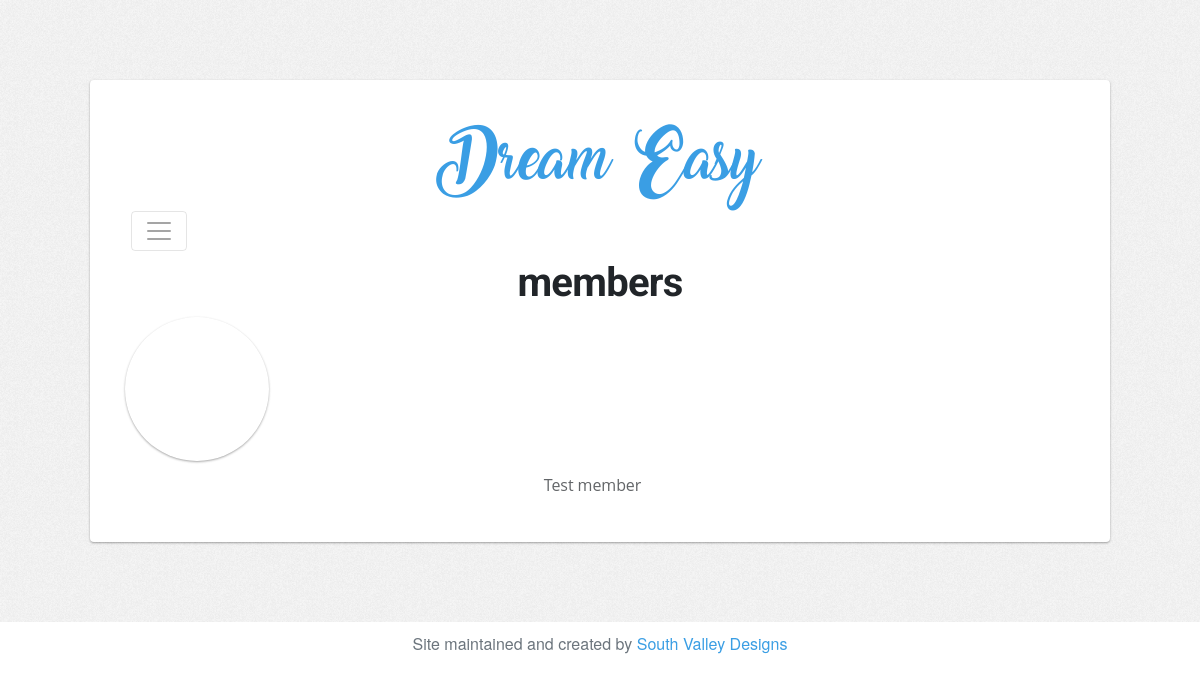
/members/, run on an earlier commit of the app's database.
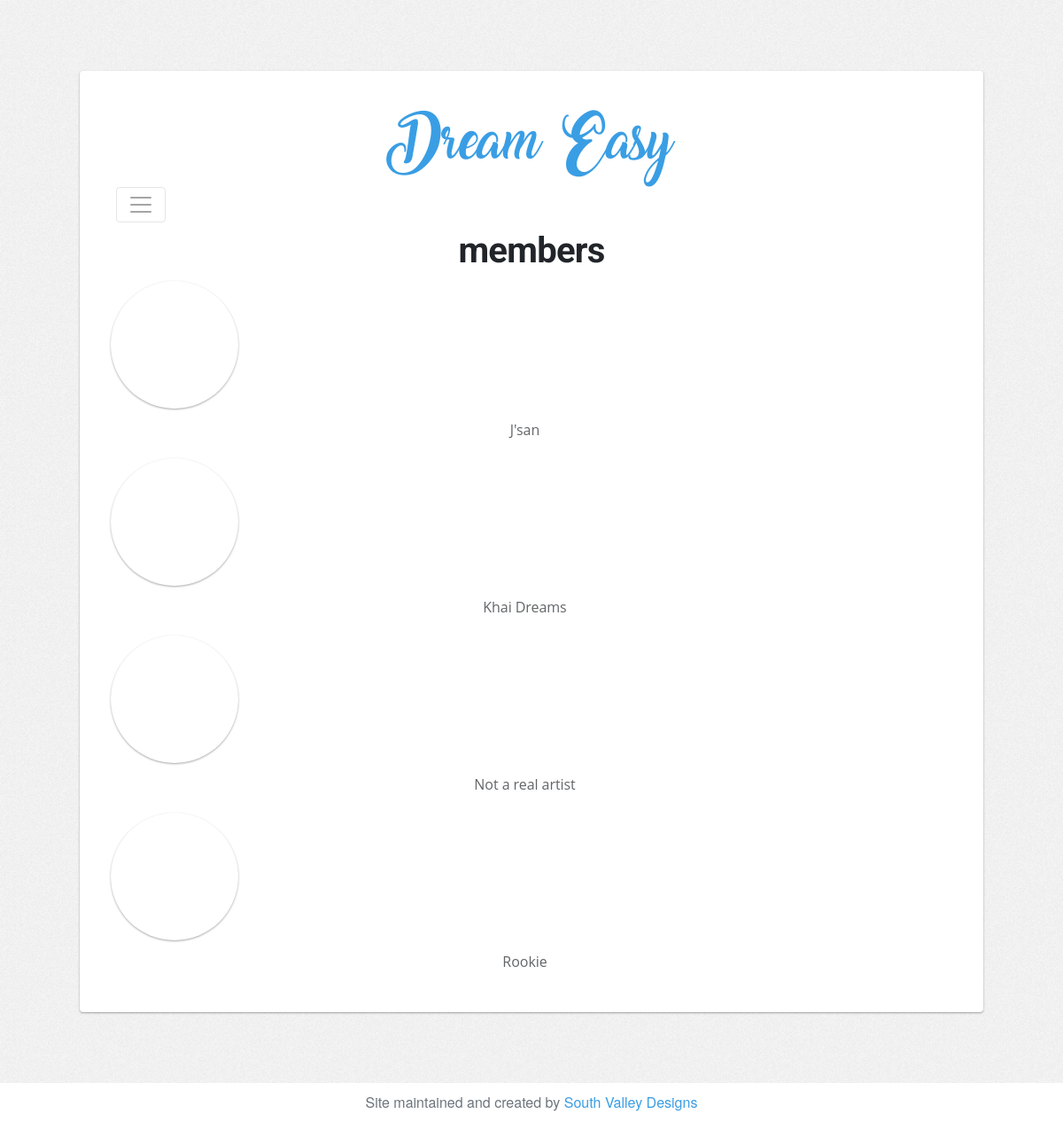
And on a later commit of the database.
### DreamEasyApp/models.py (models this page shows, shortened)
class Member(models.Model):
    name = models.CharField(max_length=200)
    photo_url = models.CharField(max_length=200, default='http://www.stallerdental.com/wp-content/uploads/2016/12/user-icon.png')
    soundcloud_url = models.CharField(max_length=100, default='#')

### DreamEasyApp/views.py (the view)
# urls.py: url(r'^members/', views.members, name='members'),
def members(request):
    member_list = Member.objects.order_by('name')
    return render(request, 'members.html', {'member_list':member_list})

### DreamEasyApp/templates/members.html (shortened to what this page needs)
{% extends 'base.html' %}
{% block content %}
    <h1> members </h1>
    {% for member in member_list %}
        <h4 class='profile-pic'></h4>
        <p class='flip-container'>
            {{member.name}}
        </p>
    {% endfor %}
{% endblock %}

### DreamEasyApp/templates/base.html (shortened to what this page needs)
<!DOCTYPE html PUBLIC '-//W3C//DTD XHTML 1.0 Transitional//EN' 'http://www.w3.org/TR/xhtml1/DTD/xhtml1-transitional.dtd'>
<html xmlns='http://www.w3.org/1999/xhtml'>
{% load static %}
<head>
    <link rel='stylesheet' href='https://cdnjs.cloudflare.com/ajax/libs/font-awesome/4.7.0/css/font-awesome.min.css'>
    <link rel='stylesheet' href='https://maxcdn.bootstrapcdn.com/bootstrap/4.0.0-alpha.6/css/bootstrap.min.css'>
    <link href='{% static 'css/main.css' %}' rel='stylesheet' type='text/css' media='screen' />
</head>
<body>
    <div class="noise-bg">
        <div class="paper">
            <h1 class='title'>Dream Easy</h1>
            <nav class='navbar navbar-toggleable-md navbar-light bg-faded'>
                <button class='navbar-toggler' type='button' data-toggle='collapse' data-target='#navbarNavDropdown' aria-controls='navbarNavDropdown' aria-expanded='false' aria-label='Toggle navigation'>
                    <span class='navbar-toggler-icon'></span>
                </button>
            </nav>
            <div class="content fade-in">
                {% block content %}
                {% endblock content %}
            </div>
        </div>
    </div>
<footer>
    <div class='container'>
        <div class='text-muted'>
            Site maintained and created by <a href='https://github.com/southvalleydesigns'>South Valley Designs</a>
        </div>
    </div>
</footer>
</body>
</html>

### DreamEasyApp/static/css/main.css (style rules this page uses)
html, body { font-family: "HelveticaNeue-Light", "Helvetica Neue Light", "Helvetica Neue", Helvetica, Arial, "Lucida Grande", sans-serif; font-weight: 300; -ms-text-size-adjust: 100%; -webkit-text-size-adjust: 100%; -webkit-font-smoothing: antialiased; -moz-osx-font-smoothing: grayscale; width: 100%; background-color: #ffffff; padding: 0; margin: 0; overflow-x: hidden; }
a { text-decoration: none !important; -o-transition: 0.5s; -ms-transition: 0.5s; -moz-transition: 0.5s; -webkit-transition: 0.5s; transition: 0.5s; }
.navbar { border: 0px; background-color: transparent !important; min-height: 0; }
h1 { font-family: "Roboto", sans-serif; line-height: 1.20; font-weight: 700; opacity: 1.0; letter-spacing: -0.72px; word-spacing: 0; text-transform: none; margin-top: 0; margin-bottom: 10px; }
span, p { font-family: "Open Sans", sans-serif; line-height: 2; font-weight: 400; opacity: 0.7; letter-spacing: -0.06px; word-spacing: 0; text-transform: none; margin-top: 0; }
.title { color: #3a9ee4 !important; font-weight: 100; font-family: "amarillo", sans-serif; line-height: 1.20; opacity: 1.0; letter-spacing: -0.72px; word-spacing: 0; text-transform: none; margin-top: 5vh; margin-bottom: 10px; }
.noise-bg { width: 100%; overflow: auto; background: #FFF; background-image: url("../img/noise.png"); background-size: 150px 150px, 100% 100%; background-color: #f7f7f7; }
.noise-bg .paper { padding: 25px; background: #fff; border-radius: 4px; display: inline-block; box-shadow: 0 1px 3px rgba(0, 0, 0, 0.12), 0 1px 2px rgba(0, 0, 0, 0.24); transition: all 0.3s cubic-bezier(0.25, 0.8, 0.25, 1); text-align: center; width: 85%; margin: 10vh 7.5%; height: 100%; position: relative; }
.container { display: flex; flex-direction: column; }
.profile-pic { transition: .5s; margin-left: 10px; margin-right: 10px; font-size: 1.75em; box-shadow: 0 1px 3px rgba(0, 0, 0, 0.12), 0 1px 2px rgba(0, 0, 0, 0.24); }
.flip-container { -webkit-perspective: 1000; -moz-perspective: 1000; -o-perspective: 1000; perspective: 1000; margin-right: 15px; }
.profile-pic, .front, .back { width: 144px; height: 144px; border-radius: 50% !important; }
footer { text-align: center; padding-top: 10px; padding-bottom: 10px; color: #ee3824; background-color: white !important; }
footer a { color: #3a9ee4; }
footer div { text-align: center !important; }

What changed in the data, as far as the page shows it:
removed Member: name "Test member"
added Member: name "J'san"
added Member: name "Khai Dreams"
added Member: name "Not a real artist"
added Member: name "Rookie"
